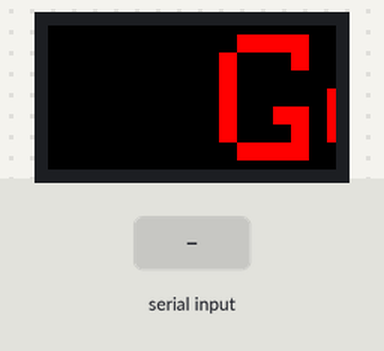
Recording of a sketch running on a simulated ESP32. Parts: 32×16 colour display. The test bench sets the inputs (shaded band).

Above: at 0.45 s.
At 10.1 s:
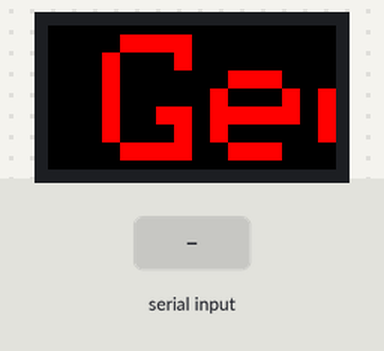
10.2 s: "1" received over Serial
At 15.27 s:
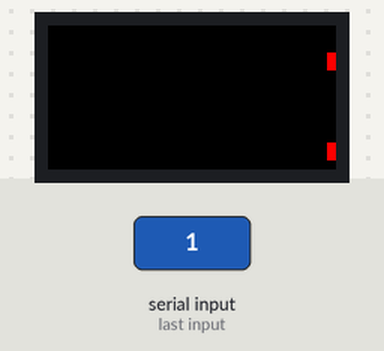

The sketch:

matrixipmedt5.ino
```cpp
#include <Adafruit_Protomatter.h>

uint8_t rgbPins[] = { 15, 2, 4, 5, 18, 19 };
uint8_t addrPins[] = { 13, 12, 14 };
uint8_t clockPin = 25;
uint8_t latchPin = 27;
uint8_t oePin = 26;

// Last parameter = 'true' enables double-buffering, for flicker-free,
// buttery smooth animation. Note that NOTHING WILL SHOW ON THE DISPLAY
// until the first call to swapBuffers(). This is normal.

Adafruit_Protomatter matrix(
  32, 4, 1, rgbPins, 3, addrPins, clockPin, latchPin, oePin, true);

// Similar to F(), but for PROGMEM string pointers rather than literals
#define F2(progmem_ptr) (const __FlashStringHelper *)progmem_ptr

String message = "Geen ontvangst";

void setup() {
  matrix.begin();
  matrix.setTextWrap(false);  // Allow text to run off right edge
  matrix.setTextSize(2);
  Serial.begin(115200);  // Initialize serial communication
}

void loop() {
  if (Serial.available() > 0) {
    message = Serial.readString();
    message.trim();
  }
  if (message.length() > 0) {
      int16_t textX = matrix.width();
      int16_t textMin = -message.length() * 12;
      while (textX > textMin) {
        matrix.fillScreen(0);
        matrix.setTextColor(0xF800);
        matrix.setCursor(textX, 1);
        matrix.print(message);
        textX--;
        matrix.show();
        delay(20);
      }
    }
}
```
